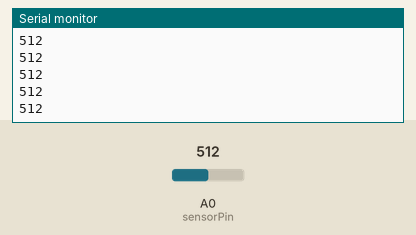
Simulated run of this sketch. Board: Arduino Uno, built with avr-gcc and run on an emulated ATmega328P. Shown: the last lines printed to the serial monitor. Inputs (shaded band) come from the test bench; at power-on: A0 (sensorPin) = 512.

Above: at 1.2 s.
1.3 s: A0 (sensorPin) set to 716
At 1.56 s:
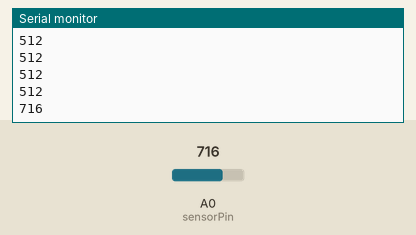
2.8 s: A0 (sensorPin) set to 900
At 2.96 s:
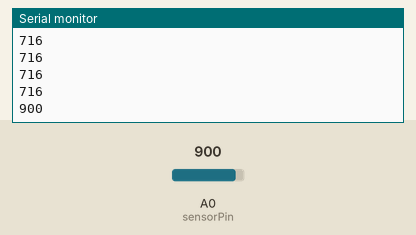
Timing chart, 0 to 5.8 s (numbered marks = the images above; inputs shaded):
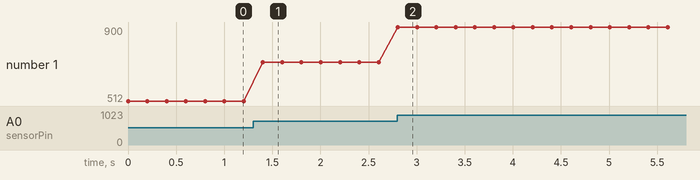

The sketch:

01_Test_Sensor.ino
```cpp
// (licence header left out)
#define sensorPin 0 //Pin Analogico donde esta conectada la señal del Sensor de distancia

int measure; // Lo que mide el sensor. Son ADCs.

void setup() {
  Serial.begin(9600);
  analogReference(EXTERNAL); // AREF conectado a 3.3V
}

void loop() {
  measure = analogRead(sensorPin); // RAW data
  Serial.println(measure);
  delay(200);
}
```

Measured:
- after the input at 1.3 s, the serial monitor: prints a new line after 0.10 s (image 1)
- after the input at 2.8 s, the serial monitor: prints a new line at once (image 2)
- plotted number 1: 512 → 716 after the input at 1.3 s, 716 → 900 after the input at 2.8 s
